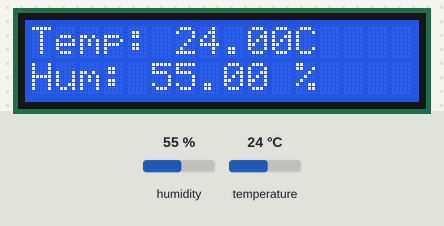
The sketch below on a simulated ESP32. On the bench: 16×2 character LCD. Inputs (shaded band) come from the test bench; at power-on: humidity 55 %, temperature 24 °C. WiFi joins after 1.5 s; servers stay silent unless stated; network time is answered at once with the bench clock; uploads are accepted with an empty reply; the local clock reads 2024-03-15 10:24:30 at power-on unless the sketch sets it; what the sketch prints to the serial monitor is not drawn.

Above: at 3.0 s.
At 13.0 s:
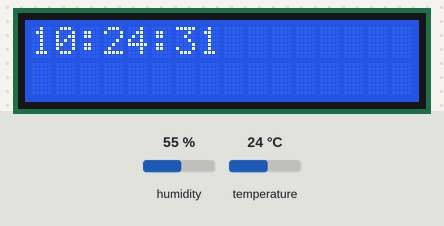
At 29.3 s:
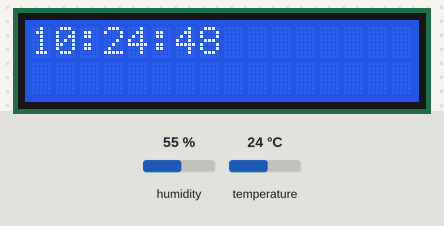
At 61.9 s:
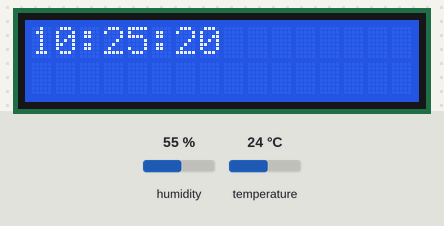
At 94.5 s:
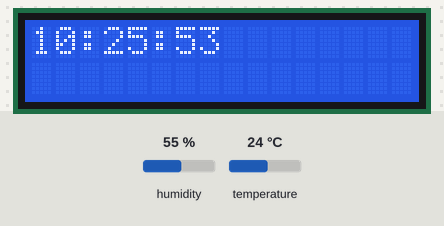
At 127.2 s:
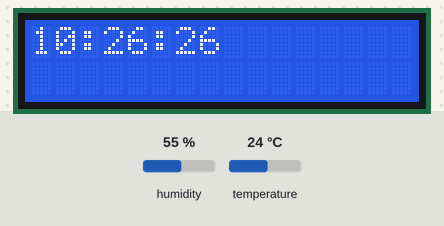

The sketch:

lora_dht_lcd_wifi.ino
```cpp
#include <DHT.h>
#include <WiFi.h>
#include <LiquidCrystal.h>
#include <HTTPClient.h>
#include <NTPClient.h>
#include <WiFiUdp.h>

#define brocheDeBranchementDHT 19
#define typeDeDHT DHT22

DHT dht(brocheDeBranchementDHT, typeDeDHT);
LiquidCrystal lcd(7, 6, 5, 4, 3, 2);

const String site = "https://jomayo.alwaysdata.net/Frontend/index.php";

// Define NTP Client to get time
WiFiUDP ntpUDP;
NTPClient timeClient(ntpUDP);

// Variables to save date and time
String formattedDate;
String dayStamp;
String timeStamp;


const char* ssid = "FD-91";    // Replace by SSID iPhone (9)
const char* password = "Not found";  // Replace by password aaaaaaaa

void setup() {

  Serial.begin(9600);

  WiFi.begin(ssid, password);
  lcd.begin(16, 2);

  Serial.print("\nConnexion au WiFi...");
  while (WiFi.status() != WL_CONNECTED) {
    delay(500);
    Serial.print(".");
  }

  Serial.println("\nConnecté !");
  Serial.print("Adresse IP : ");
  Serial.println(WiFi.localIP());

  dht.begin();

  // Initialize a NTPClient to get time
  timeClient.begin();
  // Set offset time in seconds to adjust for your timezone, for example:
  // GMT +1 = 3600
  // GMT +8 = 28800
  // GMT -1 = -3600
  // GMT 0 = 0
  timeClient.setTimeOffset(3600);
}

void loop() {

  lcd.clear();

  float tauxHumidite = dht.readHumidity();
  float temperatureEnCelsius = dht.readTemperature();


  if (isnan(tauxHumidite) || isnan(temperatureEnCelsius)) {
    Serial.println("Aucune valeur retournée par le DHT22. Est-il bien branché ?");
    delay(2000);
    return;
  }

  Serial.print("Humidité = ");
  Serial.print(tauxHumidite);
  Serial.println(" %");
  Serial.print("Température = ");
  Serial.print(temperatureEnCelsius);
  Serial.println(" °C");
  Serial.print("Température ressentie = ");
  Serial.println(" °C");
  Serial.println();

  HTTPClient http;
  temperatureEnCelsius = temperatureEnCelsius*100;
  tauxHumidite = tauxHumidite*100;
  String url = site + "?temperature=" + String(temperatureEnCelsius) + "&humidity=" + String(tauxHumidite);


  http.begin(url);
  int httpResponseCode = http.GET();

  if (httpResponseCode > 0) {
    String payload = http.getString();
    Serial.println(url);
    Serial.println("Réponse du serveur: ");
    Serial.println(payload);
  } else {
    Serial.print("Erreur de la requête GET: ");
    Serial.println(httpResponseCode);
  }

  http.end();  // Free the ressource

  timeClient.forceUpdate();

  // The formattedDate comes with the following format:
  // 2018-05-28T16:00:13Z
  // We need to extract date and time
  formattedDate = timeClient.getFormattedTime();
  Serial.println(formattedDate);

  // Extract date
  int splitT = formattedDate.indexOf("T");
  dayStamp = formattedDate.substring(0, splitT);
  Serial.print("HOUR: ");
  Serial.println(dayStamp);
  delay(1000);

  temperatureEnCelsius = temperatureEnCelsius/100;
  tauxHumidite = tauxHumidite/100;

  lcd.setCursor(0, 0);
  lcd.print("Temp: " + String(temperatureEnCelsius) + "C");
  lcd.setCursor(0, 1);
  lcd.print("Hum: " + String(tauxHumidite) + " %");
  delay(5000);
  lcd.clear();
  lcd.setCursor(0, 0);
  lcd.print(WiFi.localIP());
  delay(5000);
  lcd.clear();
  lcd.setCursor(0, 0);
  lcd.print(dayStamp);
  delay(5000);
}
```

Measured:
- what the display in image 0 shows lasts 5.0 s, from 2.9 s to 7.9 s
